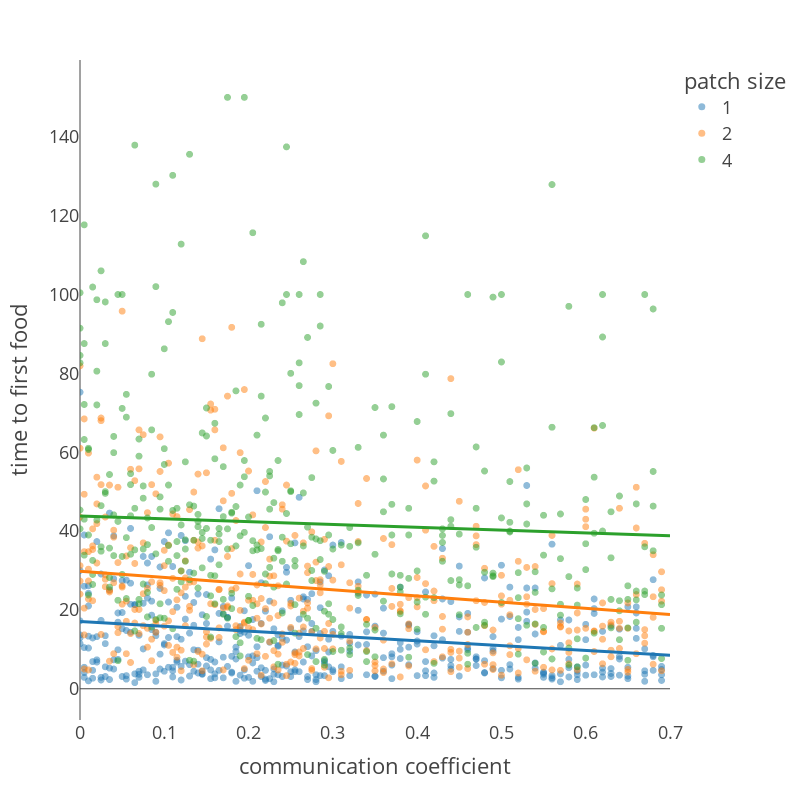

The notebook cell saved with this chart:
### Code cell
base_means = sample45['base'].mean(axis=0)
slope_means = sample45['slope'].mean(axis=0)

trust_range = np.linspace(0, .7, 15)

line_colors = ["#1f77b4", "#ff7f0e", "#2ca02c"]

preds = []
for i in range(3):
    local_pred = base_means[i] + slope_means[i] * trust_range
    preds.append(local_pred)
    
    fig_grid45.add_shape(type="line",
    x0=trust_range[0], y0=local_pred[0], x1=trust_range[14], y1=local_pred[14],
    line=dict(
        color=line_colors[i],
        width=3,
    )
    )
    
fig_grid45.update_shapes(dict(xref='x', yref='y'))
fig_grid45.show()


pio.write_image(fig_grid45, 'exported_figures/fig4_trust_linear.png', 
               engine = "kaleido", width=600, height=600, scale=5)

### Figure 1 — Plotly figure (JSON) as saved in the notebook; plotly's stock layout.template omitted (floating-point values rounded to 4 significant figures; data arrays with more than 128 entries replaced by an {"elided": "..."} marker saying what was removed)
{"data": [{"hovertemplate": "patch size=1<br>communication coefficient=%{x}<br>time to first food=%{y}<extra></extra>", "legendgroup": "1", "marker": {"color": "#1F77B4", "opacity": 0.5, "size": 7, "symbol": "circle"}, "mode": "markers", "name": "1", "showlegend": true, "type": "scattergl", "x": {"elided": "406 float values"}, "xaxis": "x", "y": {"elided": "406 float values"}, "yaxis": "y"}, {"hovertemplate": "patch size=2<br>communication coefficient=%{x}<br>time to first food=%{y}<extra></extra>", "legendgroup": "2", "marker": {"color": "#FF7F0E", "opacity": 0.5, "size": 7, "symbol": "circle"}, "mode": "markers", "name": "2", "showlegend": true, "type": "scattergl", "x": {"elided": "406 float values"}, "xaxis": "x", "y": {"elided": "406 float values"}, "yaxis": "y"}, {"hovertemplate": "patch size=4<br>communication coefficient=%{x}<br>time to first food=%{y}<extra></extra>", "legendgroup": "4", "marker": {"color": "#2CA02C", "opacity": 0.5, "size": 7, "symbol": "circle"}, "mode": "markers", "name": "4", "showlegend": true, "type": "scattergl", "x": {"elided": "404 float values"}, "xaxis": "x", "y": {"elided": "404 float values"}, "yaxis": "y"}], "layout": {"height": 800, "legend": {"title": {"text": "patch size"}, "tracegroupgap": 0}, "margin": {"t": 60}, "shapes": [{"line": {"color": "#1f77b4", "width": 3}, "type": "line", "x0": 0, "x1": 0.7, "xref": "x", "y0": 17.03, "y1": 8.477, "yref": "y"}, {"line": {"color": "#ff7f0e", "width": 3}, "type": "line", "x0": 0, "x1": 0.7, "xref": "x", "y0": 29.82, "y1": 18.87, "yref": "y"}, {"line": {"color": "#2ca02c", "width": 3}, "type": "line", "x0": 0, "x1": 0.7, "xref": "x", "y0": 43.81, "y1": 38.82, "yref": "y"}], "width": 800, "xaxis": {"anchor": "y", "domain": [0, 1], "range": [0, 0.7], "showgrid": false, "title": {"text": "communication coefficient"}}, "yaxis": {"anchor": "x", "domain": [0, 1], "showgrid": false, "title": {"text": "time to first food"}}}}
